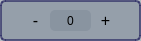
        <widget class="QWidget" name="widget_5" native="true">
         <property name="geometry">
          <rect>
           <x>650</x>
           <y>1310</y>
           <width>141</width>
           <height>41</height>
          </rect>
         </property>
         <property name="styleSheet">
          <string notr="true">QWidget {
    background-color: rgba(127, 140, 153, 150); /* Màu xám xanh với độ trong suốt */
    border-radius: 5px;
    border: 2px solid rgba(46, 46, 100, 180); /* Viền xanh với độ trong suốt */
}

QPushButton {
    border: none;
    background: transparent;
    font-size: 16px;
    color: black;
    padding: 5px;
}
</string>
         </property>
         <widget class="QPushButton" name="pushButton_10">
          <property name="geometry">
           <rect>
            <x>10</x>
            <y>10</y>
            <width>51</width>
            <height>21</height>
           </rect>
          </property>
          <property name="text">
           <string>-</string>
          </property>
         </widget>
         <widget class="QPushButton" name="pushButton_11">
          <property name="geometry">
           <rect>
            <x>80</x>
            <y>10</y>
            <width>51</width>
            <height>20</height>
           </rect>
          </property>
          <property name="text">
           <string>+</string>
          </property>
         </widget>
         <widget class="QLabel" name="label_16">
          <property name="geometry">
           <rect>
            <x>50</x>
            <y>10</y>
            <width>41</width>
            <height>21</height>
           </rect>
          </property>
          <property name="styleSheet">
           <string notr="true">QWidget {
    background-color: rgba(127, 140, 153, 150); /* Màu xám xanh với độ trong suốt */
    border-radius: 5px;
    border: 2px solid rgba(46, 46, 100, 180); /* Viền xanh với độ trong suốt */border:none
}
</string>
          </property>
          <property name="text">
           <string>0</string>
          </property>
          <property name="alignment">
           <set>Qt::AlignCenter</set>
          </property>
         </widget>
        </widget>
